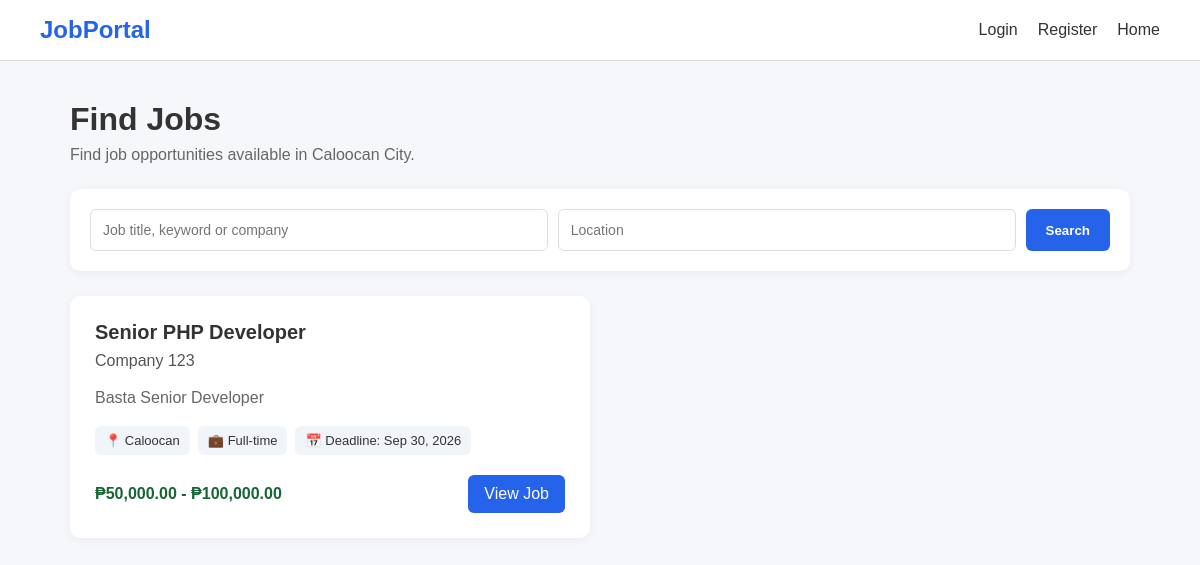
The app's page /c_jobs/jobs/index.php, older data.
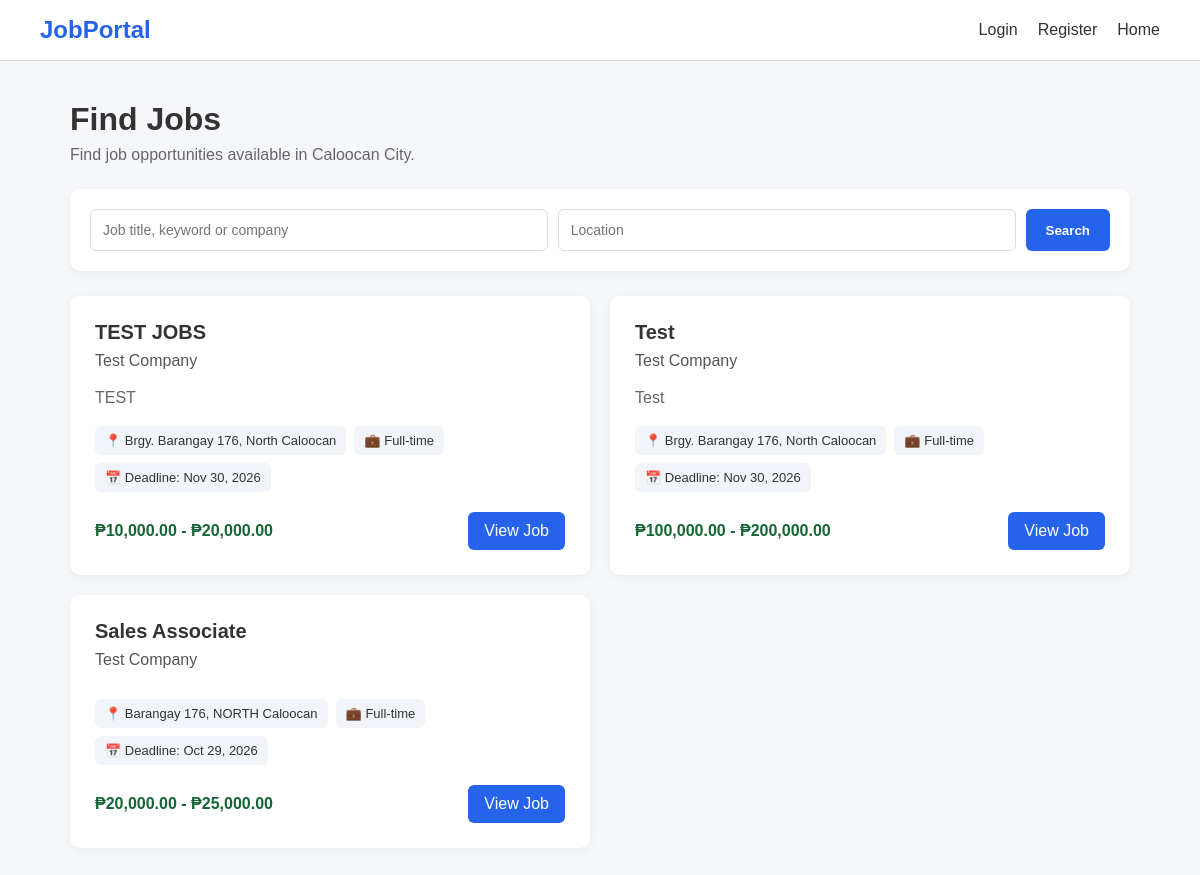
The same page, newer data.
### tables this page shows
CREATE TABLE `jobs` (
  `id` int(10) UNSIGNED NOT NULL,
  `employer_id` int(10) UNSIGNED NOT NULL,
  `job_title` varchar(255) NOT NULL,
  `job_description` text DEFAULT NULL,
  `description` text NOT NULL,
  `requirements` text DEFAULT NULL,
  `educational_requirement` varchar(100) DEFAULT NULL,
  `required_degree` varchar(255) DEFAULT NULL,
  `required_skills` text DEFAULT NULL,
  `location` varchar(255) DEFAULT NULL,
  `address` text DEFAULT NULL,
  `barangay` varchar(100) DEFAULT NULL,
  `caloocan_area` enum('north','south') DEFAULT NULL,
  `latitude` decimal(10,8) DEFAULT NULL,
  `longtitude` decimal(11,8) DEFAULT NULL,
  `employment_type` enum('Full-time','Part-time','Contract','Internship','Freelance') NOT NULL DEFAULT 'Full-time',
  `salary_min` decimal(12,2) DEFAULT NULL,
  `salary_max` decimal(12,2) DEFAULT NULL,
  `is_remote` tinyint(1) NOT NULL DEFAULT 0,
  `status` enum('pending','approved','rejected','closed') NOT NULL DEFAULT 'pending',
  `application_deadline` date DEFAULT NULL,
  `created_at` timestamp NOT NULL DEFAULT current_timestamp(),
  `updated_at` timestamp NOT NULL DEFAULT current_timestamp() ON UPDATE current_timestamp(),
  `tesda_qualification` varchar(255) DEFAULT NULL,
  `required_nc_level` varchar(20) DEFAULT NULL,
  `job_source` enum('private_employer','lgu','job_fair') NOT NULL DEFAULT 'private_employer',
  `source_name` varchar(255) DEFAULT NULL,
  `source_url` varchar(500) DEFAULT NULL,
  `degree_classification` varchar(255) DEFAULT NULL,
  `lgu_job_category` varchar(255) DEFAULT NULL
);

CREATE TABLE `employers` (
  `id` int(10) UNSIGNED NOT NULL,
  `user_id` int(10) UNSIGNED NOT NULL,
  `company_name` varchar(255) NOT NULL,
  `employer_type` enum('private','lgu') NOT NULL DEFAULT 'private',
  `company_description` text DEFAULT NULL,
  `company_logo` varchar(255) DEFAULT NULL,
  `contact_person` varchar(150) DEFAULT NULL,
  `contact_number` varchar(50) DEFAULT NULL,
  `address` varchar(255) DEFAULT NULL,
  `barangay` varchar(100) DEFAULT NULL,
  `latitude` decimal(10,8) DEFAULT NULL,
  `longitude` decimal(11,8) DEFAULT NULL,
  `caloocan_area` enum('north','south') DEFAULT NULL,
  `verification_status` enum('unverified','pending','approved','rejected') DEFAULT 'unverified',
  `created_at` timestamp NOT NULL DEFAULT current_timestamp(),
  `updated_at` timestamp NOT NULL DEFAULT current_timestamp() ON UPDATE current_timestamp()
);

### c_jobs/jobs/index.php (the view, shortened to what the changed rows need)
<?php
require_once "../config/database.php";
$sql = "
    SELECT
        j.id,
        j.job_title,
        j.description,
        j.location,
        j.employment_type,
        j.salary_min,
        j.salary_max,
        j.is_remote,
        j.application_deadline,
        j.created_at,
        e.company_name
    FROM jobs j
    INNER JOIN employers e
        ON j.employer_id = e.id
    WHERE j.status = 'approved'
    AND LOWER(j.location) LIKE '%caloocan%'
";
$params = [];
$sql .= "
    ORDER BY j.created_at DESC
";
$stmt = $pdo->prepare($sql);
$stmt->execute($params);
$jobs = $stmt->fetchAll();
?>
<!DOCTYPE html>
<html lang="en">
<head>
</head>
<body>
<div class="container">
    <div class="page-header">
        <h1>
            Find Jobs
        </h1>
    </div>
    <?php if (!empty($jobs)): ?>
        <div class="jobs-grid">
            <?php foreach ($jobs as $job): ?>
                <div class="job-card">
                    <h2>
                        <?= htmlspecialchars(
                            $job["job_title"]
                        ) ?>
                    </h2>
                    <div class="company">
                        <?= htmlspecialchars(
                            $job["company_name"]
                        ) ?>
                    </div>
                    <div class="job-description">
                        <?= htmlspecialchars(
                            $job["description"]
                        ) ?>
                    </div>
                    <div class="job-meta">
                        <span>
                            📍
                            <?= htmlspecialchars(
                                $job["location"]
                            ) ?>
                        </span>
                        <span>
                            💼
                            <?= htmlspecialchars(
                                $job["employment_type"]
                            ) ?>
                        </span>
                        <?php if (
                            !empty(
                                $job["application_deadline"]
                            )
                        ): ?>
                            <span>
                                📅 Deadline:
                                <?= date(
                                    "M d, Y",
                                    strtotime(
                                        $job["application_deadline"]
                                    )
                                ) ?>
                            </span>
                        <?php endif; ?>
                    </div>
                    <div class="job-footer">
                        <div class="salary">
                            <?php if (
                                $job["salary_min"] !== null
                                &&
                                $job["salary_max"] !== null
                            ): ?>
                                ₱<?= number_format(
                                    $job["salary_min"],
                                    2
                                ) ?>
                                -
                                ₱<?= number_format(
                                    $job["salary_max"],
                                    2
                                ) ?>
                            <?php else: ?>
                                Salary not specified
                            <?php endif; ?>
                        </div>
                        <a
                            href="view.php?id=<?= (int) $job["id"] ?>"
                            class="view-job-btn"
                        >
                            View Job
                        </a>
                    </div>
                </div>
            <?php endforeach; ?>
        </div>
    <?php endif; ?>
</div>
</body>
</html>

Row changes from the older to the newer data that the page shows:
removed jobs: job_title "Senior PHP Developer", employer.company_name "Company 123", description "Basta Senior Developer", location "Caloocan", employment_type "Full-time", application_deadline "Sep 30, 2026", salary_min "50,000.00", salary_max "100,000.00"
added jobs: job_title "TEST JOBS", employer.company_name "Test Company", description "TEST", location "Brgy. Barangay 176, North Caloocan", employment_type "Full-time", application_deadline "Nov 30, 2026", salary_min "10,000.00", salary_max "20,000.00"
added jobs: job_title "Test", employer.company_name "Test Company", description "Test", location "Brgy. Barangay 176, North Caloocan", employment_type "Full-time", application_deadline "Nov 30, 2026", salary_min "100,000.00", salary_max "200,000.00"
added jobs: job_title "Sales Associate", employer.company_name "Test Company", location "Barangay 176, NORTH Caloocan", employment_type "Full-time", application_deadline "Oct 29, 2026", salary_min "20,000.00", salary_max "25,000.00"
